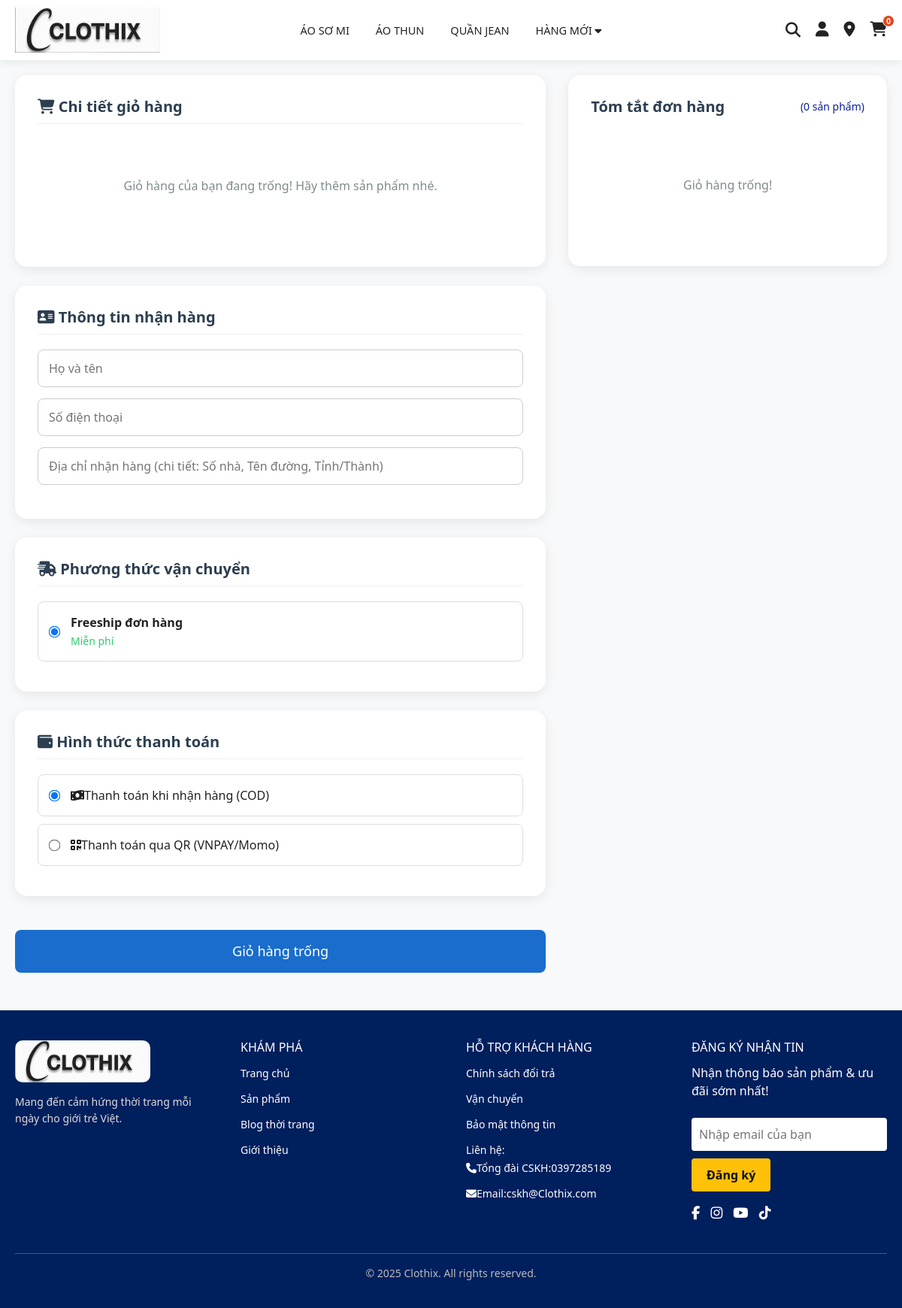
The page /cart.php (signed in) on the database as committed earlier.
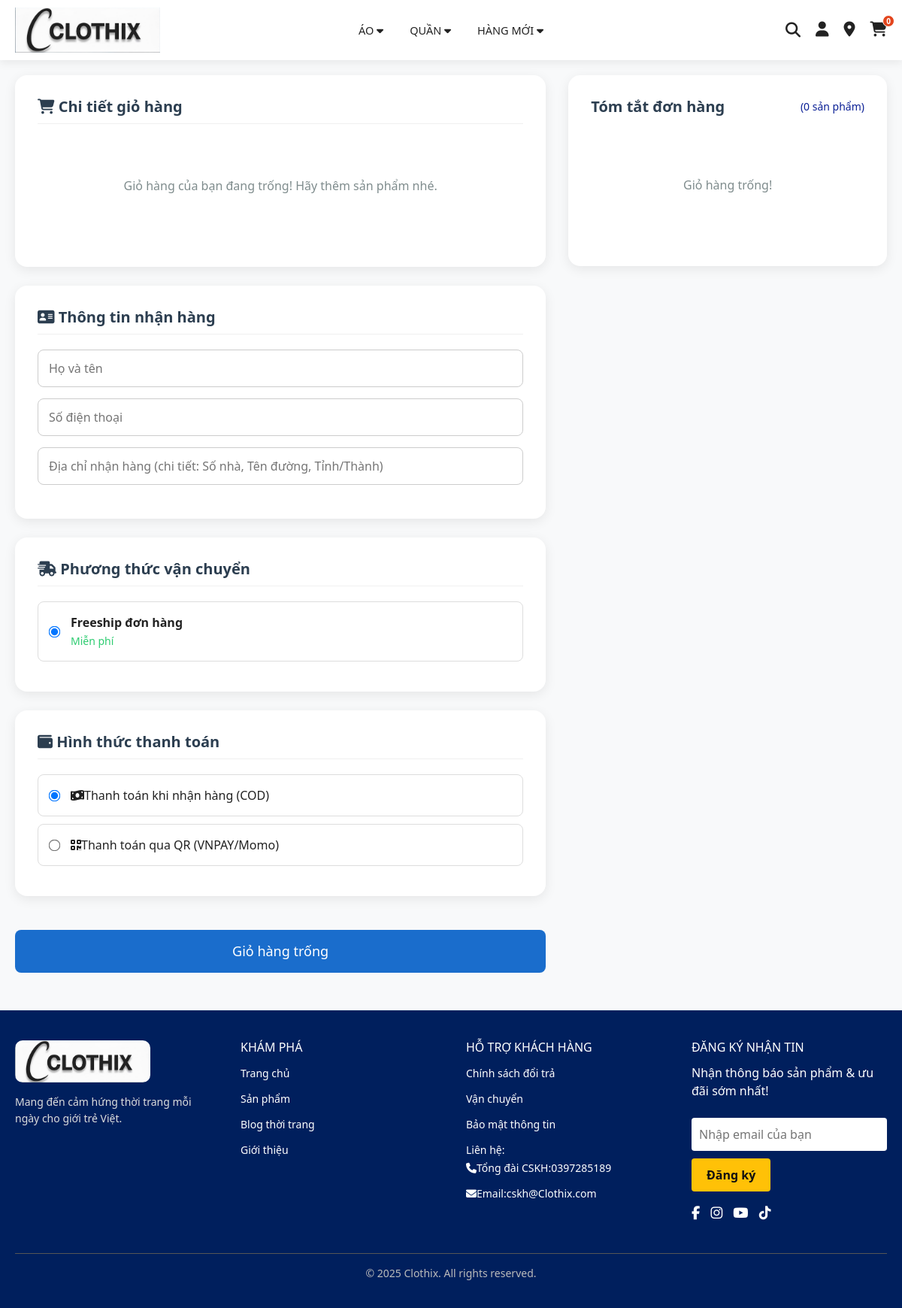
The same page on the database as committed later.
### tables this page shows
CREATE TABLE `phan_loai_san_pham` (
    `id` INT(10) NOT NULL AUTO_INCREMENT,
    `ten_phan_loai` VARCHAR(100) NOT NULL UNIQUE,
    `parent_id` INT(10) DEFAULT NULL,  
    `mo_ta` TEXT DEFAULT NULL,
    `loai_chinh` ENUM('Áo', 'Quần', 'Giày', 'Khác') NOT NULL DEFAULT 'Khác',
    `trang_thai` ENUM(
        'Đang sử dụng',
        'Ngừng sử dụng'
    ) DEFAULT 'Đang sử dụng',
    `ngay_tao` DATETIME NOT NULL DEFAULT CURRENT_TIMESTAMP,
    PRIMARY KEY (`id`),
     
    CONSTRAINT `fk_phanloai_parent` FOREIGN KEY (`parent_id`) REFERENCES `phan_loai_san_pham` (`id`) ON DELETE SET NULL ON UPDATE CASCADE
);

### Database/cart_count_helper.php (called while the page is built)
<?php
$user_id = $_SESSION['user_id'] ?? 0;
if ($user_id == 0) {
    $cart_count = 0;
} else {
    $sql_count = "SELECT COUNT(id) AS cart_count FROM gio_hang WHERE user_id = $user_id";
    if (isset($conn)) {
        $result_count = mysqli_query($conn, $sql_count);
        $row_count = mysqli_fetch_assoc($result_count);
        $cart_count = intval($row_count['cart_count']);
    } else {
        $cart_count = 0;
    }
}

### cart.php (the view, shortened to what the changed rows need)
<?php
include "Database/connectdb.php";
?>
<!DOCTYPE html>
<html lang="vi">
<head>
    <link href="https://cdn.jsdelivr.net/npm/bootstrap@5.3.3/dist/css/bootstrap.min.css" rel="stylesheet">
    <link rel="stylesheet" href="https://cdnjs.cloudflare.com/ajax/libs/font-awesome/6.4.2/css/all.min.css">
</head>
<body>
    <?php include 'header.php'; ?>
    <div class="main-container">
        <div class="checkout-left-col">
            <div class="section-box">
                <h2><i class="fa-solid fa-cart-shopping"></i> Chi tiết giỏ hàng</h2>
            </div>
            <form id="checkoutForm" method="POST" onsubmit="return handlePayment(event)">
                <div class="section-box">
                    <h2><i class="fa-solid fa-address-card"></i> Thông tin nhận hàng</h2>
                </div>
                <div class="section-box">
                    <h2><i class="fa-solid fa-truck-fast"></i> Phương thức vận chuyển</h2>
                </div>
                <div class="section-box">
                    <h2><i class="fa-solid fa-wallet"></i> Hình thức thanh toán</h2>
                </div>
            </form>
        </div>
        <div class="cart-right-col">
            <div class="section-box cart-summary">
                <h2>Tóm tắt đơn hàng <span>(<?= $cart_count ?> sản phẩm)</span></h2>
            </div>
        </div>
    </div>
    <?php include 'footer.php'; ?>
</body>
</html>

### header.php (shortened to what the changed rows need)
<?php
include "Database/connectdb.php";
include "Database/cart_count_helper.php";
$sql_categories = "
    SELECT id, ten_phan_loai, parent_id, loai_chinh
    FROM phan_loai_san_pham
    WHERE trang_thai = 'Đang sử dụng'
    ORDER BY parent_id ASC, loai_chinh ASC, ten_phan_loai ASC
";
$result_categories = mysqli_query($conn, $sql_categories);
$menu_cap_1 = [];
$menu_cap_2_by_parent = [];
while ($row = mysqli_fetch_assoc($result_categories)) {
    $parent_id = $row['parent_id'] ?? 0;
    if (is_null($row['parent_id']) || $row['parent_id'] == 0) {
        $row['parent_id'] = 0;
        $menu_cap_1[$row['id']] = $row;
        if (!isset($menu_cap_2_by_parent[$row['id']])) {
            $menu_cap_2_by_parent[$row['id']] = [];
        }
    }
    else {
        $loai_chinh = trim($row['loai_chinh']);
        if (!empty($loai_chinh) && $loai_chinh != 'Khác') {
            if (isset($menu_cap_1[$parent_id])) {
                if (!isset($menu_cap_2_by_parent[$parent_id][$loai_chinh])) {
                    $menu_cap_2_by_parent[$parent_id][$loai_chinh] = [];
                }
                $menu_cap_2_by_parent[$parent_id][$loai_chinh][] = $row;
            }
        }
    }
}
?>
<!DOCTYPE html>
<html lang="vi">
<head>
    <link rel="stylesheet" href="../css/header.css">
    <link rel="stylesheet" href="https://cdnjs.cloudflare.com/ajax/libs/font-awesome/6.4.2/css/all.min.css">
</head>
<body>
    <header class="site-header">
        <div class="navbar">
            <div class="navbar-menu">
                <?php
                foreach ($menu_cap_1 as $cat_id => $cat_info) {
                    $ten_menu_cap_1 = htmlspecialchars($cat_info['ten_phan_loai']);
                    $link_cap_1 = 'listsanpham.php?phan_loai_id=' . $cat_id;
                    $menu_con_groups = $menu_cap_2_by_parent[$cat_id] ?? [];
                    $has_dropdown = !empty($menu_con_groups);
                    echo '<div class="dropdown">';
                    echo '<a href="' . $link_cap_1 . '" class="dropdown-toggle">' . $ten_menu_cap_1;
                    if ($has_dropdown) {
                        echo ' <i class="fa fa-caret-down"></i>';
                    }
                    echo '</a>';
                    echo '</div>';
                }
                ?>
            </div>
        </div>
    </header>
</body>
</html>

Rows that differ between the two databases and show on the page:
no longer on this page (row edited): phan_loai_san_pham: ten_phan_loai "QUẦN JEAN"
changed phan_loai_san_pham (number 1 of 2 on the later page): ten_phan_loai "ÁO THUN" → "ÁO"; moves up the list
changed phan_loai_san_pham: ten_phan_loai "ÁO SƠ MI" → "QUẦN"
